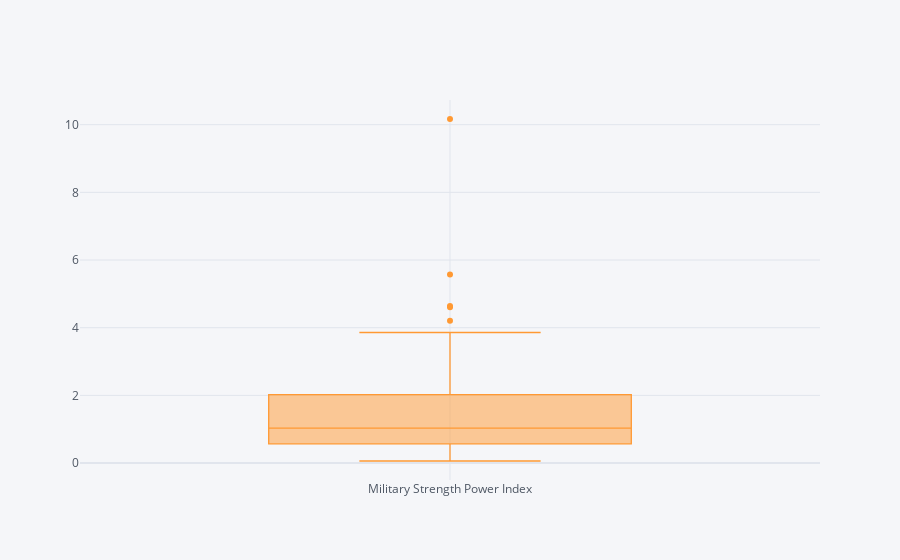
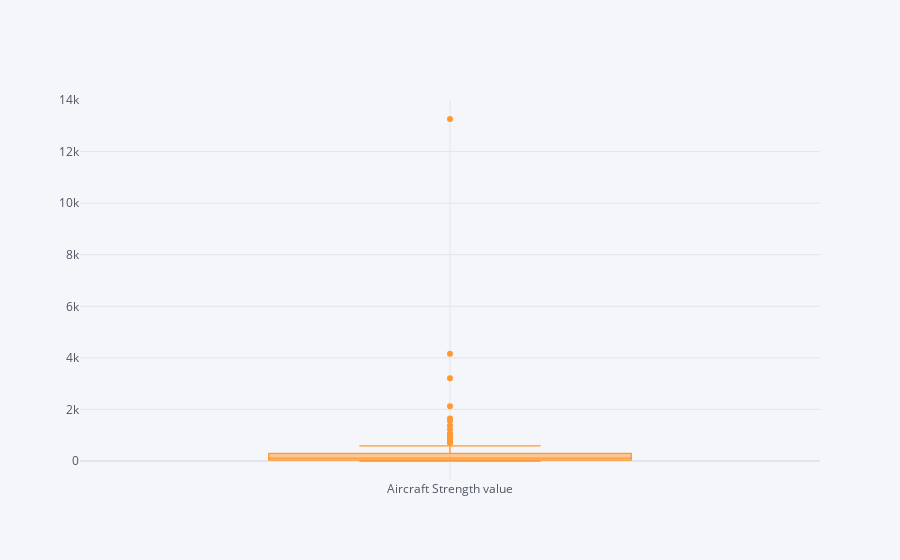
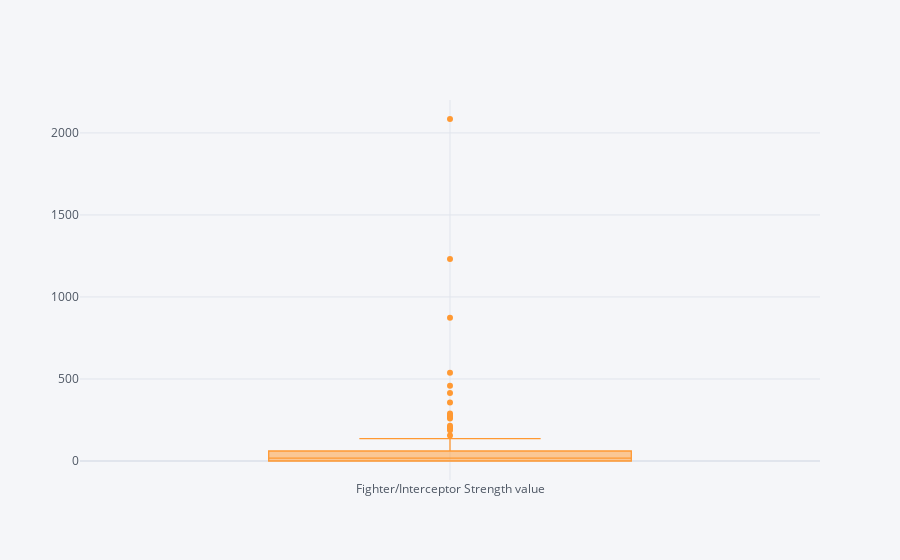
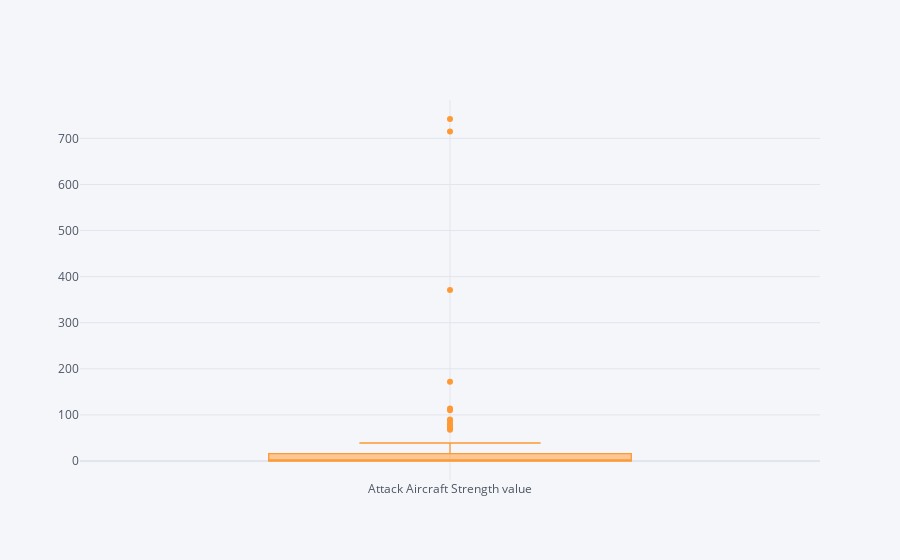

The notebook cell these images were saved under, in order:
### Code cell
for i in df1.drop("Country", axis=1).columns:
    print(i)
    df1[i].iplot(kind="box", boxpoints="outliers")

### Figure 1 — Plotly figure (JSON) as saved in the notebook; plotly's stock layout.template omitted (floating-point values rounded to 4 significant figures; data arrays with more than 128 entries replaced by an {"elided": "..."} marker saying what was removed)
{"data": [{"boxpoints": "outliers", "line": {"width": 1.3}, "marker": {"color": "rgba(255, 153, 51, 1.0)"}, "name": "Military Strength Power Index", "orientation": "v", "type": "box", "y": {"elided": "138 float values"}}], "layout": {"legend": {"bgcolor": "#F5F6F9", "font": {"color": "#4D5663"}}, "paper_bgcolor": "#F5F6F9", "plot_bgcolor": "#F5F6F9", "title": {"font": {"color": "#4D5663"}}, "xaxis": {"gridcolor": "#E1E5ED", "showgrid": true, "tickfont": {"color": "#4D5663"}, "title": {"font": {"color": "#4D5663"}, "text": ""}, "zerolinecolor": "#E1E5ED"}, "yaxis": {"gridcolor": "#E1E5ED", "showgrid": true, "tickfont": {"color": "#4D5663"}, "title": {"font": {"color": "#4D5663"}, "text": ""}, "zerolinecolor": "#E1E5ED"}}}

### Figure 2 — Plotly figure (JSON) as saved in the notebook; plotly's stock layout.template omitted (floating-point values rounded to 4 significant figures; data arrays with more than 128 entries replaced by an {"elided": "..."} marker saying what was removed)
{"data": [{"boxpoints": "outliers", "line": {"width": 1.3}, "marker": {"color": "rgba(255, 153, 51, 1.0)"}, "name": "Aircraft Strength value", "orientation": "v", "type": "box", "y": {"elided": "138 int values"}}], "layout": {"legend": {"bgcolor": "#F5F6F9", "font": {"color": "#4D5663"}}, "paper_bgcolor": "#F5F6F9", "plot_bgcolor": "#F5F6F9", "title": {"font": {"color": "#4D5663"}}, "xaxis": {"gridcolor": "#E1E5ED", "showgrid": true, "tickfont": {"color": "#4D5663"}, "title": {"font": {"color": "#4D5663"}, "text": ""}, "zerolinecolor": "#E1E5ED"}, "yaxis": {"gridcolor": "#E1E5ED", "showgrid": true, "tickfont": {"color": "#4D5663"}, "title": {"font": {"color": "#4D5663"}, "text": ""}, "zerolinecolor": "#E1E5ED"}}}

### Figure 3 — Plotly figure (JSON) as saved in the notebook; plotly's stock layout.template omitted (floating-point values rounded to 4 significant figures; data arrays with more than 128 entries replaced by an {"elided": "..."} marker saying what was removed)
{"data": [{"boxpoints": "outliers", "line": {"width": 1.3}, "marker": {"color": "rgba(255, 153, 51, 1.0)"}, "name": "Fighter/Interceptor Strength value", "orientation": "v", "type": "box", "y": {"elided": "138 int values"}}], "layout": {"legend": {"bgcolor": "#F5F6F9", "font": {"color": "#4D5663"}}, "paper_bgcolor": "#F5F6F9", "plot_bgcolor": "#F5F6F9", "title": {"font": {"color": "#4D5663"}}, "xaxis": {"gridcolor": "#E1E5ED", "showgrid": true, "tickfont": {"color": "#4D5663"}, "title": {"font": {"color": "#4D5663"}, "text": ""}, "zerolinecolor": "#E1E5ED"}, "yaxis": {"gridcolor": "#E1E5ED", "showgrid": true, "tickfont": {"color": "#4D5663"}, "title": {"font": {"color": "#4D5663"}, "text": ""}, "zerolinecolor": "#E1E5ED"}}}

### Figure 4 — Plotly figure (JSON) as saved in the notebook; plotly's stock layout.template omitted (floating-point values rounded to 4 significant figures; data arrays with more than 128 entries replaced by an {"elided": "..."} marker saying what was removed)
{"data": [{"boxpoints": "outliers", "line": {"width": 1.3}, "marker": {"color": "rgba(255, 153, 51, 1.0)"}, "name": "Attack Aircraft Strength value", "orientation": "v", "type": "box", "y": {"elided": "138 int values"}}], "layout": {"legend": {"bgcolor": "#F5F6F9", "font": {"color": "#4D5663"}}, "paper_bgcolor": "#F5F6F9", "plot_bgcolor": "#F5F6F9", "title": {"font": {"color": "#4D5663"}}, "xaxis": {"gridcolor": "#E1E5ED", "showgrid": true, "tickfont": {"color": "#4D5663"}, "title": {"font": {"color": "#4D5663"}, "text": ""}, "zerolinecolor": "#E1E5ED"}, "yaxis": {"gridcolor": "#E1E5ED", "showgrid": true, "tickfont": {"color": "#4D5663"}, "title": {"font": {"color": "#4D5663"}, "text": ""}, "zerolinecolor": "#E1E5ED"}}}
